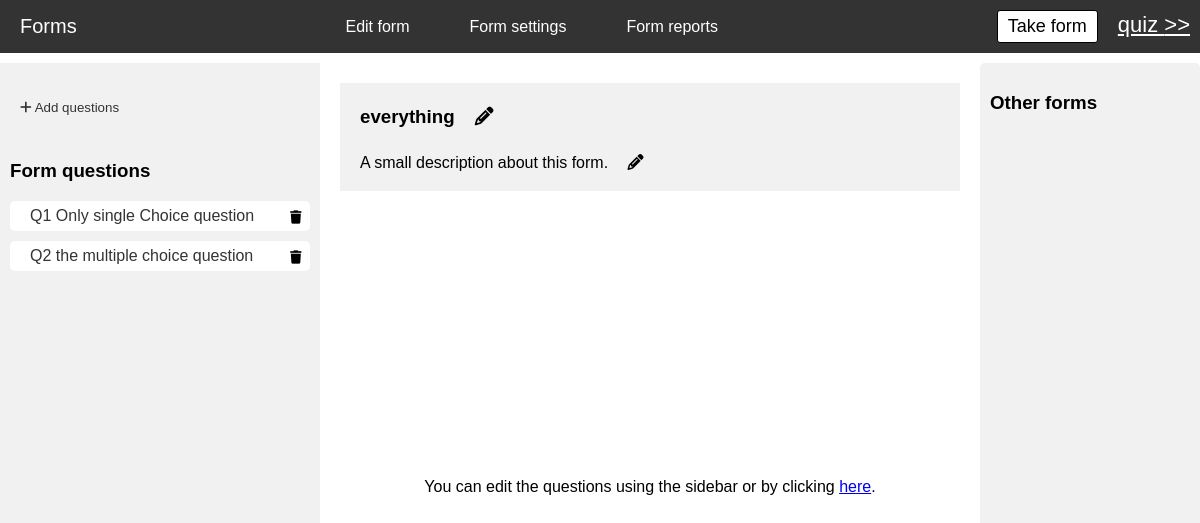
Screenshot of /forms/edit-form/10/ with the database file from the repository.
### conditionalforms/models.py (models this page shows, shortened)
class question(models.Model):
    QUESTION_TYPES = (
        ('single_choice', 'Single Choice'),
        ('multiple_choice', 'Multiple Choice'),
        ('short_answer', 'Short Answer'),
        ('long_answer', 'Long Answer'),
        ('yes_no', 'Yes/No'),
    )
    form=models.ForeignKey(form,on_delete=models.CASCADE,db_column="Form")
    question_type = models.CharField(max_length=20, choices=QUESTION_TYPES,blank=True,db_column="QuestionType")
    title = models.TextField(default="Question Title",db_column="Title")
    placeholder = models.CharField(default="Placeholder text",max_length=100,blank=True, null=True,db_column="Placeholder")

class form(models.Model):
    formtitle=models.CharField(max_length=500,default="Form Title",blank=True,db_column="FormTitle")
    formdescription=models.TextField(default="A small description about this form.",blank=True,db_column="FormDescription")
    formslug=models.SlugField(max_length=200,default="form-title",null=True,db_column="FormSlug")
    datemodified=models.DateTimeField(auto_now=True,db_column="DateModified")
    showformdetails=models.BooleanField(default=True,db_column="ShowFormDetails")
    ispublished=models.BooleanField(default=True,db_column="IsPublished")

### conditionalforms/views.py (the view)
# urls.py: path("edit-form/<int:id>/",views.editform,name="editform"),
def editform(request, id,questionid=None):
    context = {}
    projectName = settings.ROOT_URLCONF.split('.')[0]
    formdata = get_object_or_404(models.form, id=id)
    allform = models.form.objects.all().exclude(id=id)
    questions = question.objects.get(form_id=id,id=questionid) if questionid else ''
    allQuestions = question.objects.filter(form_id=id)
    Answerformset = modelformset_factory(answer,fields=('content', 'is_correct'),extra=0)
    if request.method == "POST":
        answer_formset=Answerformset(request.POST,queryset=answer.objects.filter(questiontitle_id=questions.id))
        form = None
        prefix = f'question_{questions.id}'
        if questions.question_type == 'single_choice':
            form = SingleChoiceForm(request.POST, instance=questions, prefix=prefix)
        elif questions.question_type == 'multiple_choice':
            form = MultipleChoiceForm(request.POST, instance=questions, prefix=prefix)
        elif questions.question_type == 'yes_no':
            form = YesNoForm(request.POST, instance=questions, prefix=prefix)
        elif questions.question_type == 'short_answer':
            form = ShortAnswerForm(request.POST, instance=questions, prefix=prefix)
        elif questions.question_type == 'long_answer':
            form = LongAnswerForm(request.POST, instance=questions, prefix=prefix)
        if answer_formset.is_valid():
            answer_formset.save()
        if form is not None and form.is_valid():
            inst=form.save(commit=False)
            if questions.question_type == 'long_answer' or questions.question_type == 'short_answer':
                inst.placeholder=request.POST.get('answer')
            elif questions.question_type == 'multiple_choice':
                inst.correct_answer=request.POST.getlist('answer')
            else:
                inst.correct_answer=request.POST.get('answer')
            inst.save()
            messages.success(request, "Questions updated successfully. Your changes have been saved.")
        else:
            error = form.errors if form else None
            messages.error(request, "Failed to update the form. An error occurred while saving your changes.")
            context['errors'] = error
    else:
        answer_formset=Answerformset(queryset=answer.objects.filter(questiontitle_id=questions.id)) if questions != '' else None
    question_forms = [SingleChoiceForm(instance=questions, prefix=f'question_{questions.id}') if questions.question_type == 'single_choice'
        else MultipleChoiceForm(instance=questions, prefix=f'question_{questions.id}') if questions.question_type == 'multiple_choice'
        else YesNoForm(instance=questions, prefix=f'question_{questions.id}') if questions.question_type == 'yes_no'
        else ShortAnswerForm(instance=questions, prefix=f'question_{questions.id}') if question.question_type == 'short_answer'
        else LongAnswerForm(instance=questions, prefix=f'question_{questions.id}')] if questionid else None
    context['allForms'] = allform
    context['questions'] = questions
    context['allQuestions'] = allQuestions
    context['question_forms'] = question_forms
    context['projectName'] = projectName
    context['id'] = id
    context['form'] = formdata
    context['answerforms']=answer_formset
    return render(request, "editform.html", context)

### conditionalforms/templates/editform.html (shortened to what this page needs)
{% include 'editformnavigation.html' %}
{% load static %}
<div class="form-maincontainer">
    <div class="form-sidebar-questioncontainer">
        <h3 class="form-sidebar-title">
            <button id="toggleAddQuestion" class="form-collapsible-btn" onclick="toggleAddQuestion()">
                <i class="fas fa-plus" id="addQuestionIcon"></i> Add questions
            </button>
        </h3>
        <h3 class="form-sidebar-title">Form questions</h3>
        <div class="form-question-list" id="sortableQuestionsList" style="height: 75%;">
            {% for question in allQuestions %}
            <div class="form-question {% if question.id|add:'0' == question_forms.0.instance.pk|add:'0' %}active{% endif %}" data-questionid="{{question.id}}">
                <a href="{% url 'editquestion' id question.id %}" class="form-question-text"><div>Q{{forloop.counter}} {{question.title|safe}}</div></a>
                <form method="post" action="{% url 'deletequestion' question.id %}">
                    <div class="form-question-actions">
                        <button class="form-question-delete"><i class="fas fa-trash"></i></button>
                    </div>
                </form>
            </div>
            {% endfor %}
        </div>
    </div>
    <div class="form-mainplayground">
        <div class="form-details-panel">
            {% with 'formgeneralsettings' as settingsurl %}
            <h3>{{form.formtitle}} <i onclick="location.href='{% url settingsurl form.id %}'" class="fas fa-pencil" {% if not question_forms %} style="display: inline-block;opacity: 1;" {% endif %}></i></h3>
            <p>{{form.formdescription}} <i onclick="location.href='{% url settingsurl form.id %}'" class="fas fa-pencil" {% if not question_forms %} style="display: inline-block;opacity: 1;" {% endif %}></i></p>
            {% endwith %}
        </div>
        {% if question_forms %}
        <form method="post">
        {% csrf_token %}
        <div class="form-question-container">
            <textarea name="{{ question_forms.0.title.html_name }}" id="textarea-{{question_forms.0.title.html_name}}">{{question_forms.0.title.value}}</textarea>
            <div class="form-question-title" contenteditable="true" id="{{question_forms.0.title.html_name}}" onblur="updateContent(this.id,this)">{{question_forms.0.title.value|safe}}</div>{{ question_forms.0.question_type }}
            {% if questions.question_type == 'single_choice' %}
            <div class="form-answer-list">
                {{ answerforms.management_form }}
                {% for hidden in answerforms.form.hidden_fields %}
                    {{ hidden }}
                {% endfor %}
                {% for field in answerforms %}
                {{field.id}}
                <div class="form-answer-card">
                    <input type="checkbox" name="{{ field.is_correct.html_name }}" id="{{ field.content.id_for_label }}" {% if field.is_correct.value %}checked{% endif %} onchange="SingleChoiceQuestionSelection(this.id)">
                    <label for="{{ field.content.id_for_label }}" class="form-answer-content">
                        <span class="icon"><i class="fas fa-circle"></i></span>
                        <textarea name="{{field.content.html_name}}" id="textarea-{{field.content.html_name}}" cols="30" rows="10">{{field.content.value}}</textarea>
                        <span contenteditable="true" id="{{field.content.html_name}}" onblur="updateContent(this.id,this)">{{field.content.value|safe}}</span>
                        {% with 'deleteanswer' as deleteanswer %}
                        <i class="fas fa-trash" onclick="location.href='{% url deleteanswer form.id questions.id field.instance.id %}'"></i>
                        {% endwith %}
                    </label>
                </div>
                {% endfor %}
            </div>
            <br>
            {% with 'addanswer' as addanswer %}
            <button type="button" class="form-question-button" style="width: auto;" onclick="location.href='{% url addanswer form.id questions.id %}'">+ Add Answer</button>
            {% endwith %}
            {% endif %}
            {% if questions.question_type == 'multiple_choice' %}
            <div class="form-answer-list">
                {{ answerforms.management_form }}
                {% for hidden in answerforms.form.hidden_fields %}
                    {{ hidden }}
                {% endfor %}
                {% for field in answerforms %}
                {{field.id}}
                <div class="form-answer-card">
                    <input type="checkbox" name="{{ field.is_correct.html_name }}" id="{{ field.content.id_for_label }}" {% if field.is_correct.value %}checked{% endif %}>
                    <label for="{{ field.content.id_for_label }}" class="form-answer-content">
                        <span class="icon"><i class="fas fa-check-square"></i></span>
                        <textarea name="{{field.content.html_name}}" id="textarea-{{field.content.html_name}}" cols="30" rows="10">{{field.content.value}}</textarea>
                        <span contenteditable="true" id="{{field.content.html_name}}" onblur="updateContent(this.id,this)">{{field.content.value|safe}}</span>
                        {% with 'deleteanswer' as deleteanswer %}
                        <i class="fas fa-trash" onclick="location.href='{% url deleteanswer form.id questions.id field.instance.id %}'"></i>
                        {% endwith %}
                    </label>
                </div>
                {% endfor %}
            </div>
            <br>
            {% with 'addanswer' as addanswer %}
            <button type="button" class="form-question-button" style="width: auto;" onclick="location.href='{% url addanswer form.id questions.id %}'">+ Add Answer</button>
            {% endwith %}
            {% endif %}
            {% if questions.question_type == 'yes_no' %}
            <div class="form-answer-list">
                <div class="form-answer-card">
                    <input type="radio" name="answer" value="True" id="true" {% if 'True' in questions.correct_answer %} checked {% endif %}>
                    <label for="true" class="form-answer-content">
                        <span class="icon"><i class="fas fa-dot-circle"></i></span>
                        Yes
                    </label>
                </div>
                <div class="form-answer-card">
                    <input type="radio" name="answer" value="False" id="false" {% if 'False' in questions.correct_answer %} checked {% endif %}>
                    <label for="false" class="form-answer-content">
                        <span class="icon"><i class="fas fa-dot-circle"></i></span>
                        No
                    </label>
                </div>
            </div>
            {% endif %}
            {% if questions.question_type == 'short_answer' %}
                <textarea class="form-essay-answer" placeholder="Placeholder text...." name="answer" rows="2">{{questions.placeholder}}</textarea>
            {% endif %}
            {% if questions.question_type == 'long_answer' %}
                <textarea class="form-essay-answer" placeholder="Placeholder text...." name="answer" rows="10">{{questions.placeholder}}</textarea>
            {% endif %}
        </div>
        <div class="form-action-button-container">
            <button class="form-action-button">Save</button>
        </div>
        </form>
        {% else %}
        <div class="form-noquestion-selected">
            {% if allQuestions|length > 0 %}
                <p>You can edit the questions using the sidebar or by clicking <a href="{% url 'editquestion' form.id allQuestions.0.id %}">here</a>.</p>
            {% endif %}
        </div>
        {% endif %}
    </div>
    <div class="form-sidebar-otherforms">
        <h3 class="form-sidebar-title">Other forms</h3>
    </div>
</div>

### conditionalforms/static/formmain.css (style rules this page uses)
.form-maincontainer { display: flex; margin-top: 10px; height: 90vh; }
.form-sidebar-questioncontainer { width: 300px; background-color: #f1f1f1; padding: 10px; }
.form-question { display: flex; justify-content: space-between; align-items: center; margin-bottom: 5px; background-color: #fff; padding: 5px; border-radius: 5px; transition: background-color 0.3s ease; cursor: pointer; }
.form-question form { margin: 0; margin-left: auto; }
.form-question-text { text-decoration: none; color: #333; }
.form-question-actions { display: flex; gap: 5px; align-items: center; }
.form-question-actions button { background-color: transparent; border: none; padding: 5px; cursor: pointer; transition: background-color 0.3s ease; }
.form-question-actions button i { color: black; }
.form-mainplayground { flex: 1; padding: 10px; display: flex; gap: 20px; flex-direction: column; overflow: auto; }
.form-sidebar-otherforms { width: 200px; background-color: #f1f1f1; padding: 10px; border-radius: 5px; transition: background-color 0.3s ease; }
.form-collapsible-btn { background-color: #f1f1f1; color: #333; padding: 8px 10px; width: 100%; text-align: left; border: none; outline: none; cursor: pointer; }
.form-question-edit, .form-question-delete { display: inline-block; width: 20px; height: 20px; background-color: #555; color: #fff; border: none; padding: 5px; cursor: pointer; border-radius: 50%; transition: background-color 0.3s ease; }
.form-details-panel { background-color: #f1f1f1; padding: 0px 20px; }
.form-details-panel h3 i, .form-details-panel p i { margin-left: 10px; border-radius: 50%; padding: 5px; opacity: 0; transition: all 0.3s ease; cursor: pointer; }
.form-noquestion-selected { width: 100%; display: flex; justify-content: center; align-items: center; height: 100%; flex-flow: column; gap: 20px; }

### conditionalforms/static/formreports.css (style rules this page uses)
.form-mainplayground { padding: 20px; }
.form-question, .form-essay-answer { margin-bottom: 10px; }

### rows the page displays
question: title "Only single Choice question"
question: title "the multiple choice question"
form: formtitle "everything", formdescription "A small description about this form."

### other values shown
{{ projectName }} "quiz"
